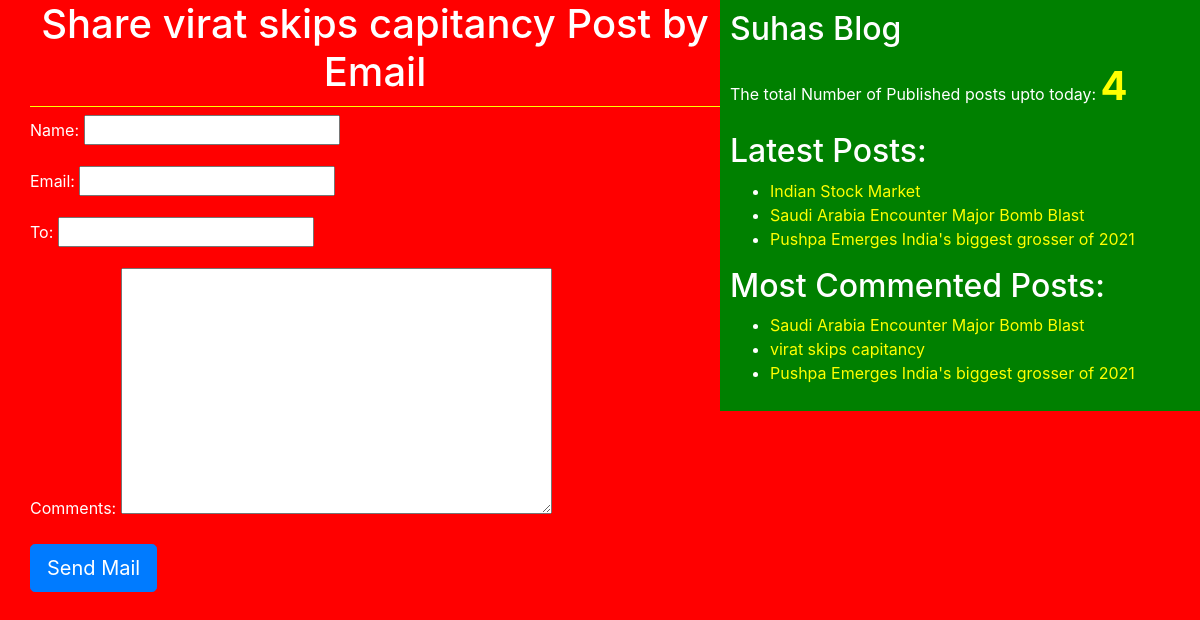
/1/share/, run on the app's committed database.
### testapp/models.py (models this page shows, shortened)
class Post(models.Model):
    STATUS_CHOICES=(('draft','Draft'),('published','Published'))
    title=models.CharField(max_length=250)
    slug=models.SlugField(max_length=400)
    author=models.ForeignKey(User,related_name='blog_posts',on_delete=models.CASCADE)
    body=models.TextField()
    publish=models.DateTimeField(default=timezone.now)
    created=models.DateTimeField(auto_now_add=True)
    updated=models.DateTimeField(auto_now=True)
    status=models.CharField(max_length=10,choices=STATUS_CHOICES,default='draft')
    tags=TaggableManager()
    class Meta:
        ordering=('-publish',)
    def get_absolute_url(self):
        return reverse('blog_detail',args=[self.publish.year,self.publish.strftime('%m'),self.publish.strftime('%d'),self.slug])

### testapp/views.py (the view)
# urls.py: re_path('(?P<id>\d+)/share/$', views.mail_send_view),
def mail_send_view(request,id):
    post=get_object_or_404(Post,id=id,status='published')
    sent=False
    if request.method=='POST':
        form=EmailSendForm(request.POST)
        if form.is_valid():
            cd=form.cleaned_data
            subject='{}({}) Recommends You to read "{}"'.format(cd['name'],cd['email'],post.title)
            post_url=request.build_absolute_uri(post.get_absolute_url())
            message='Read post at:\n {}\n\n{}\s comments:\n{}'.format(post_url,cd['name'],cd['comments'])
            send_mail('subject','message','suhassmtp@gmail.com',[cd['to']])
            sent=True
    else:
        form=EmailSendForm()
    return render(request,'testapp/sharebyemail.html',{'form':form,'post':post,'sent':sent})

### testapp/forms.py
class EmailSendForm(forms.Form):
    name=forms.CharField()
    email=forms.CharField()
    to=forms.CharField()
    comments=forms.CharField(required=False,widget=forms.Textarea)

### testapp/templatetags/blog_tags.py (called while the page is built)
@register.simple_tag(name='my_tag')
def total_posts():
    return Post.objects.count()

@register.inclusion_tag('testapp/latestpost123.html')
def show_latest_posts():
    latest_posts=Post.objects.order_by('-publish')[:3]
    return {'latest_posts':latest_posts}

@register.simple_tag()
def get_most_commented_posts(count=3):
    return Post.objects.annotate(total_comments=Count('comments')).order_by('-total_comments')[:count]

### templates/testapp/sharebyemail.html (shortened to what this page needs)
<!DOCTYPE html>
{%extends 'testapp/base.html'%}
{%load static%}
{%block body_block%}
{%if sent%}
<h1>Email Sent successfull.......!!!</h1>
<h2>Post with title:{{post.title}}</h2>
{%else%}
<h1> Share {{post.title}} Post by Email</h1>
<form  method="post">
  {{form.as_p}}
  <input type="submit" class="btn btn-lg btn-primary" value="Send Mail">
  </form>
{%endif%}
{%endblock%}

### templates/testapp/base.html (shortened to what this page needs)
<!DOCTYPE html>
{%load blog_tags%}
{%load static%}
<html lang="en" dir="ltr">
  <head>
    <link rel="stylesheet" href="https://cdn.jsdelivr.net/npm/bootstrap@4.5.3/dist/css/bootstrap.min.css">
<link rel="stylesheet" href="https://cdn.jsdelivr.net/npm/bootstrap@4.5.3/dist/css/bootstrap.min.css">
<link rel="stylesheet" href="{%static "css/blogstyles.css"%}">
  </head>
  <body>
    <div class="content">
      {%block body_block%}
      {%endblock%}
    </div>
    <div class="sidebar">
        <h2>Suhas Blog</h2>
      <p>The total Number of Published posts upto today: <span id="tag">{%my_tag%}</span></p>
      <h2>Latest Posts:</h2>{%show_latest_posts%}
       <h2>Most Commented Posts:</h2>
       {%get_most_commented_posts as most_commented_posts%}
       <ul>
         {%for post in most_commented_posts%}
         <li><a href="{{post.get_absolute_url}}">{{post.title}}</a></li>
         {%endfor%}
       </ul>
</div>
  </body>
</html>

### templates/testapp/latestpost123.html
<ul>
  {%for post in latest_posts%}
  <li> <a href="{{post.get_absolute_url}}">{{post.title}}</a></li>
  {%endfor%}
</ul>

### static/css/blogstyles.css (style rules this page uses)
.content { width:60%; float:left; padding: 0 0 0 30px; background: red; height: 100%; }
.sidebar { width: 40%; float: right; padding: 10px; background: green; height: 100% }
h1 { text-align: center; border-bottom: 1px solid yellow; padding-bottom: 10px; }
body { color: white; background: red; }
a { color: yellow; }
#tag { font-size: 40px; color:yellow; font-weight: bold; }

### data on the page
Post: title "virat skips capitancy"
Post: title "Indian Stock Market"
Post: title "Saudi Arabia Encounter Major Bomb Blast"
Post: title "Pushpa Emerges India's biggest grosser of 2021"
